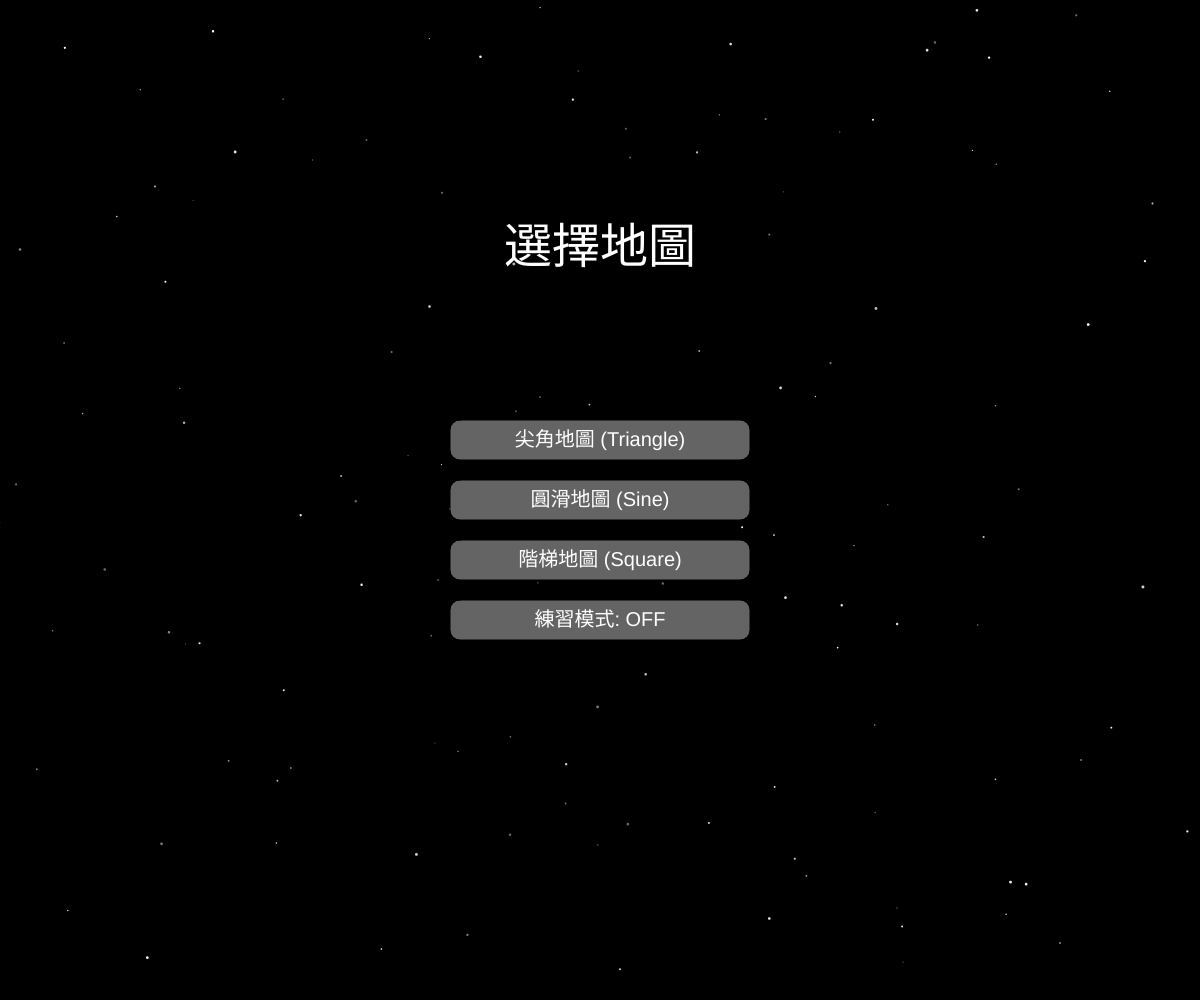
Frame 1 (no input)
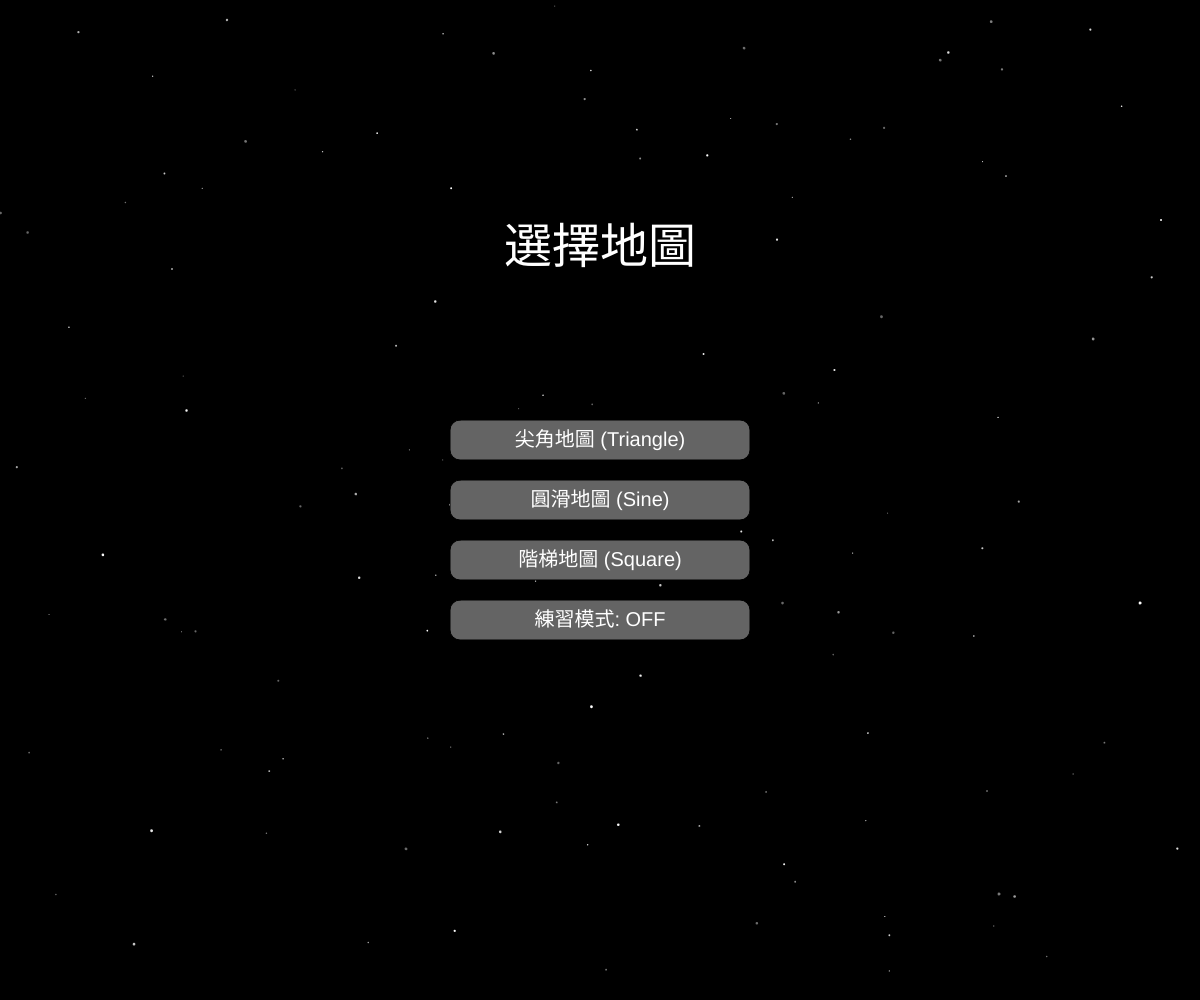
Frame 60 (no input)
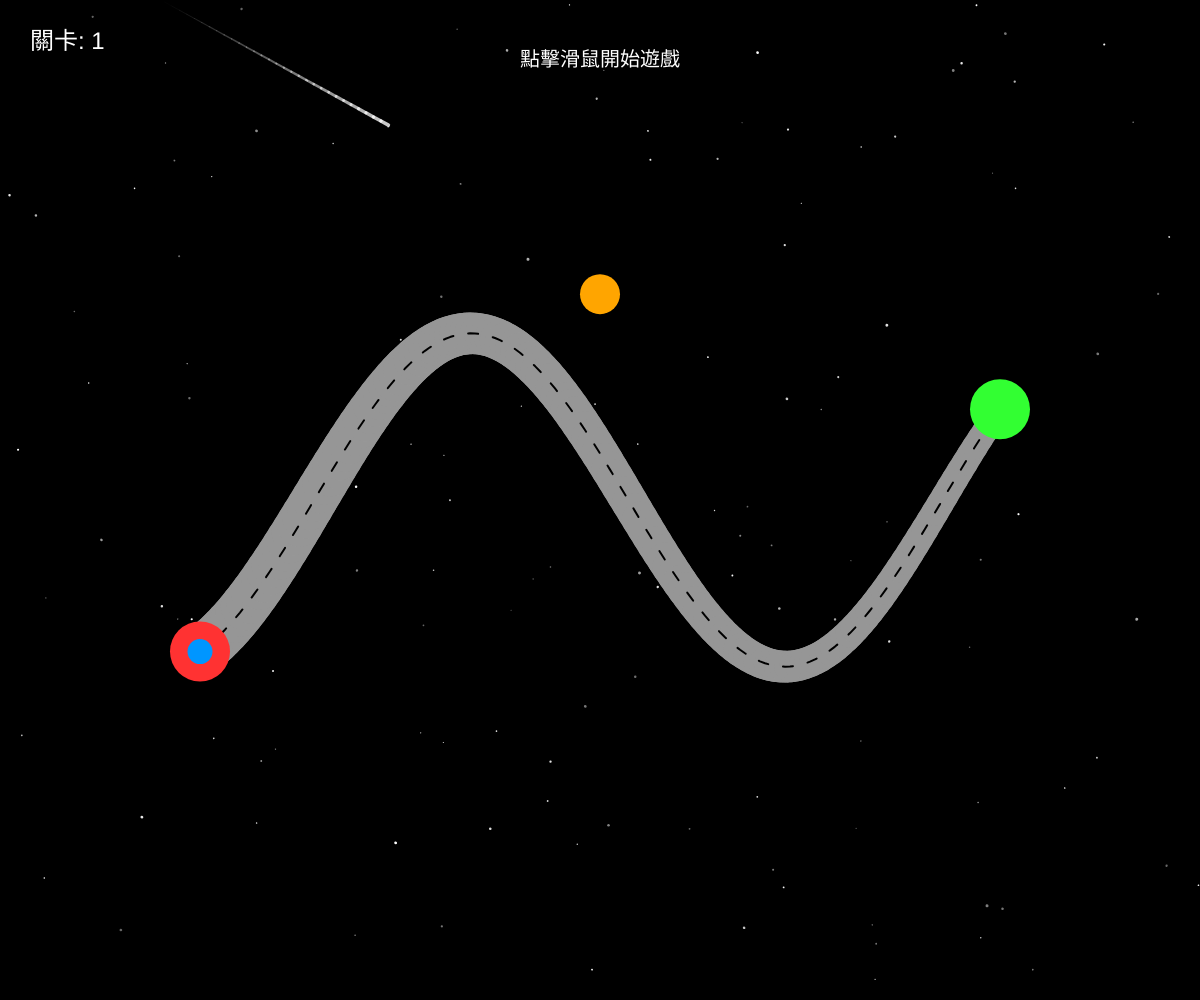
Frame 120 (the mouse pressed at the canvas centre since frame 60)

The p5.js sketch that drew these frames (run headless with seeded random() and noise() and a simulated clock; from frame 60 on, the mouse is pressed at the canvas centre):

// p5.js sketch
// ── sketch.js
let isGameOver = false;
let isGameWin = false;
let gameStarted = false;
let showMenu = true; // 新增：是否顯示地圖選單
let mapType = 0;    // 新增：0: 尖角波, 1: 圓滑波, 2: 階梯波
let practiceMode = false; // 新增：練習模式開關
let level = 1; // 新增：紀錄當前關卡
let startTime = 0;
let elapsedTime = 0;
let isCurrentlyColliding = false; // 新增：記錄當前是否處於碰撞狀態
let collisionMarkers = []; // 新增：記錄練習模式下的出界點標記
let confetti = []; // 新增：彩帶特效粒子
let stars = []; // 新增：星空粒子
let meteor = null; // 新增：流星粒子

function setup() {
  createCanvas(windowWidth, windowHeight); // 設定為全螢幕
  initStars(); // 初始化星空
}

function windowResized() {
  resizeCanvas(windowWidth, windowHeight); 
  initStars(); // 視窗縮放時重新生成星星
}

function draw() {
  background(0); // 背景設為黑色
  drawStars();   // 繪製星空背景
  drawMeteor();  // 繪製流星特效

  if (showMenu) {
    drawMenu();
    return;
  }

  let startX = width / 6; // 從 1/6 寬度處開始
  let endX = 5 * width / 6; // 到 5/6 寬度處結束，總長佔 2/3
  let waveAmplitude = height / 6; // 震幅設定為高度的 1/6
  let waveFrequency = 0.01 + (level - 1) * 0.003; // 修改：頻率隨關卡增加
  let startWidth = 50; // 起點軌道寬度
  let endWidth = 25;   // 終點軌道寬度 (不小於藍點直徑)
  let obstacleSize = 40; // 障礙物大小
  let obsY = height / 2 + sin(frameCount * 0.04) * (waveAmplitude + 40); // 障礙物垂直移動邏輯

  // 計算起點與終點的 Y 座標
  let startY = getWaveY(startX, waveFrequency, waveAmplitude);
  let endY = getWaveY(endX, waveFrequency, waveAmplitude);
  let dotSize = 60;

  if (isGameOver) {
    showGameOver();
    return;
  }

  if (isGameWin) {
    showGameWin();
    return;
  }

  // --- 遊戲邏輯：碰撞偵測 ---
  checkCollision(startX, endX, startY, endY, waveFrequency, waveAmplitude, startWidth, endWidth, dotSize, obsY, obstacleSize);

  // 提示玩家從紅點開始
  if (!gameStarted) {
    fill(255);
    textAlign(CENTER);
    textSize(20);
    text("點擊滑鼠開始遊戲", width / 2, 50);
  }

  // --- 繪製灰色軌道 ---
  noFill();
  stroke(150); // 灰色
  strokeCap(ROUND);
  strokeJoin(ROUND);

  for (let x = startX; x <= endX; x += 5) {
    let currentW = map(x, startX, endX, startWidth, endWidth);
    strokeWeight(currentW);
    let y1 = getWaveY(x, waveFrequency, waveAmplitude);
    let y2 = getWaveY(x + 5, waveFrequency, waveAmplitude);
    if (x + 5 <= endX) line(x, y1, x + 5, y2);
  }

  // --- 繪製軌道中間的黑色虛線 ---
  stroke(0); // 黑色
  strokeWeight(2); // 虛線粗細
  drawingContext.setLineDash([10, 15]); // 設定虛線樣式 [實線長度, 間隔長度]
  
  beginShape();
  for (let x = startX; x <= endX; x += 5) {
    let y = getWaveY(x, waveFrequency, waveAmplitude);
    vertex(x, y);
  }
  endShape();
  drawingContext.setLineDash([]); // 重設虛線，避免影響其他繪圖元件

  // --- 繪製移動障礙物 ---
  fill(255, 165, 0); // 橙色
  noStroke();
  circle(width / 2, obsY, obstacleSize);

  // --- 繪製起點與終點 ---
  noStroke();
  fill(255, 50, 50); // 紅色起點
  circle(startX, startY, dotSize);

  fill(50, 255, 50); // 綠色終點
  circle(endX, endY, dotSize);

  // --- 繪製練習模式的出界標記 (紅色的 X) ---
  if (practiceMode && collisionMarkers.length > 0) {
    push();
    stroke(255, 0, 0);
    strokeWeight(2);
    for (let m of collisionMarkers) {
      line(m.x - 5, m.y - 5, m.x + 5, m.y + 5);
      line(m.x + 5, m.y - 5, m.x - 5, m.y + 5);
    }
    pop();
  }

  // --- 繪製玩家（藍色小球） ---
  let playerX = gameStarted ? mouseX : startX;
  let playerY = gameStarted ? mouseY : startY;
  
  // 設定玩家外觀
  let playerAlpha = practiceMode ? 150 : 255; // 練習模式半透明 (150)
  if (practiceMode && isCurrentlyColliding) {
    // 練習模式且處於危險區：慢慢閃爍 (利用 sin 函數在 50~250 之間震盪)
    playerAlpha = 150 + sin(frameCount * 0.15) * 100;
    fill(255, 100, 100, playerAlpha); // 閃爍時帶一點紅光提醒
  } else {
    fill(0, 150, 255, playerAlpha);
  }
  noStroke();
  circle(playerX, playerY, 25);

  // --- 繪製關卡資訊 ---
  fill(255);
  noStroke();
  textSize(24);
  textAlign(LEFT, TOP);
  text("關卡: " + level, 30, 30);

  // --- 繪製即時計時器 ---
  if (gameStarted) {
    fill(255);
    noStroke();
    textSize(24);
    textAlign(RIGHT, TOP);
    text("時間: " + ((millis() - startTime) / 1000).toFixed(2) + " 秒", width - 30, 30);
  }
}

// 新增：繪製地圖選擇選單
function drawMenu() {
  push();
  fill(255);
  textAlign(CENTER, CENTER);
  textSize(48);
  text("選擇地圖", width / 2, height / 4);
  pop();

  drawButton(width / 2, height / 2 - 60, "尖角地圖 (Triangle)");
  drawButton(width / 2, height / 2, "圓滑地圖 (Sine)");
  drawButton(width / 2, height / 2 + 60, "階梯地圖 (Square)");
  
  drawButton(width / 2, height / 2 + 120, "練習模式: " + (practiceMode ? "ON" : "OFF"));
}

// 新增：按鈕繪製小工具
function drawButton(x, y, label) {
  push();
  fill(100);
  rectMode(CENTER);
  rect(x, y, 300, 40, 10);
  fill(255);
  noStroke();
  textSize(20);
  textAlign(CENTER, CENTER);
  text(label, x, y);
  pop();
}

// 修改：計算不同波形的 Y 座標
function getWaveY(x, freq, amp) {
  let p = (x * freq) % TWO_PI;
  let out;
  if (mapType === 0) { // 尖角波
    if (p < PI / 2) out = map(p, 0, PI / 2, 0, 1);
    else if (p < 3 * PI / 2) out = map(p, PI / 2, 3 * PI / 2, 1, -1);
    else out = map(p, 3 * PI / 2, TWO_PI, -1, 0);
  } else if (mapType === 1) { // 圓滑波 (新增)
    out = sin(p);
  } else { // 階梯波 (新增)
    out = (p < PI) ? 1 : -1;
  }
  return height / 2 + out * amp;
}

function checkCollision(startX, endX, startY, endY, freq, amp, sw, ew, ds, obsY, obsSize) {
  if (gameStarted) {
    let dToStart = dist(mouseX, mouseY, startX, startY);
    let dToEnd = dist(mouseX, mouseY, endX, endY);

    // 檢查是否到達終點 (勝利)
    if (dToEnd < ds / 2) {
      isGameWin = true;
      elapsedTime = (millis() - startTime) / 1000; // 計算總花費秒數
      initConfetti(); // 初始化彩帶
      gameStarted = false;
      return;
    }

    let isSafe = false;
    let playerRadius = 12.5; // 藍點直徑 25，半徑 12.5

    // 1. 檢查是否在起點或終點圓圈內 (保留一點緩衝)
    if (dToStart < ds / 2 - 2 || dToEnd < ds / 2 - 2) {
      isSafe = true;
    }

    // 2. 檢查是否在軌道段落內
    if (!isSafe && mouseX >= startX - 20 && mouseX <= endX + 20) {
      let xStep = 5;
      // 掃描滑鼠附近的線段，解決階梯圖垂直牆問題
      for (let x = startX; x < endX; x += xStep) {
        // 效能優化：只檢查滑鼠橫向距離 40 像素內的線段
        if (abs(x - mouseX) > 40) continue; 

        let x2 = Math.min(x + xStep, endX);
        let y1 = getWaveY(x, freq, amp);
        let y2 = getWaveY(x2, freq, amp);
        
        let currentTrackWidth = map(x, startX, endX, sw, ew);
        let distance = distToSegment(mouseX, mouseY, x, y1, x2, y2);

        // 核心邏輯：滑鼠距離 + 藍點半徑 必須小於等於 軌道半徑
        if (distance + playerRadius <= currentTrackWidth / 2 + 1) {
          isSafe = true;
          break;
        }
      }
    }

    // 3. 檢查是否碰到移動障礙物
    let dToObs = dist(mouseX, mouseY, width / 2, obsY);
    if (dToObs < (playerRadius + obsSize / 2)) {
      isSafe = false; // 碰到障礙物強制不安全
    }

    isCurrentlyColliding = !isSafe; // 更新當前碰撞狀態

    // 練習模式下，如果發生碰撞，記錄出界點位置
    if (practiceMode && isCurrentlyColliding && frameCount % 3 === 0) {
      collisionMarkers.push({ x: mouseX, y: mouseY });
    }

    if (isCurrentlyColliding && !practiceMode) {
      isGameOver = true;
    }
  }
}

// 新增：初始化彩帶粒子
function initConfetti() {
  confetti = [];
  for (let i = 0; i < 150; i++) {
    confetti.push({
      x: random(width),
      y: random(-height, 0),
      w: random(4, 10),
      h: random(10, 25),
      color: color(random(255), random(255), random(255)),
      vx: random(-2, 2),
      vy: random(2, 6),
      r: random(TWO_PI),
      rv: random(0.02, 0.12)
    });
  }
}

// 新增：更新並繪製彩帶
function updateAndDrawConfetti() {
  push();
  noStroke();
  rectMode(CENTER);
  for (let p of confetti) {
    p.x += p.vx;
    p.y += p.vy;
    p.r += p.rv;
    if (p.y > height) p.y = -20; // 掉到底部後從上方重新落下
    fill(p.color);
    push();
    translate(p.x, p.y);
    rotate(p.r);
    rect(0, 0, p.w, p.h);
    pop();
  }
  pop();
}

// 新增：繪製流星
function drawMeteor() {
  if (!meteor) {
    // 低機率隨機產生一顆流星
    if (random(1) < 0.01) {
      meteor = {
        x: random(-100, width * 0.5),
        y: random(-100, height * 0.2),
        vx: random(2, 4), // 控制飄過的速度
        vy: random(1, 2.5),
        size: random(2, 4),
        len: random(15, 30) // 尾巴長度係數
      };
    }
    return;
  }

  push();
  // 繪製流星尾跡 (由多段線段組成，寬度與透明度遞減)
  for (let i = 0; i < meteor.len; i++) {
    let alpha = map(i, 0, meteor.len, 200, 0);
    stroke(255, 255, 255, alpha);
    strokeWeight(map(i, 0, meteor.len, meteor.size, 0.5));
    line(meteor.x - i * meteor.vx * 2, meteor.y - i * meteor.vy * 2, 
         meteor.x - (i + 1) * meteor.vx * 2, meteor.y - (i + 1) * meteor.vy * 2);
  }
  pop();

  // 更新流星位置
  meteor.x += meteor.vx;
  meteor.y += meteor.vy;

  // 超出螢幕範圍後重置
  if (meteor.x > width + 200 || meteor.y > height + 200) {
    meteor = null;
  }
}

// 新增：計算點到線段的最短距離函數
function distToSegment(px, py, x1, y1, x2, y2) {
  let l2 = Math.pow(x2 - x1, 2) + Math.pow(y2 - y1, 2);
  if (l2 === 0) return dist(px, py, x1, y1);
  // 計算投射比例 t
  let t = ((px - x1) * (x2 - x1) + (py - y1) * (y2 - y1)) / l2;
  t = constrain(t, 0, 1);
  return dist(px, py, x1 + t * (x2 - x1), y1 + t * (y2 - y1));
}

function showGameOver() {
  fill(255, 0, 0);
  textSize(64);
  textAlign(CENTER, CENTER);
  text("GAME OVER", width / 2, height / 2);
  
  textSize(24);
  fill(255);
  text("點擊畫面重新開始", width / 2, height / 2 + 60);
}

function showGameWin() {
  updateAndDrawConfetti(); // 顯示彩帶動畫

  fill(50, 255, 50);
  textSize(64);
  textAlign(CENTER, CENTER);
  text("YOU WIN!", width / 2, height / 2);
  
  textSize(32);
  fill(255, 255, 0); // 黃色顯示時間
  text("完成時間: " + elapsedTime.toFixed(2) + " 秒", width / 2, height / 2 + 70);

  textSize(24);
  fill(255);
  text("點擊畫面再玩一次", width / 2, height / 2 + 120);
}

function mousePressed() {
  if (showMenu) {
    // 選單點擊偵測
    if (mouseX > width / 2 - 150 && mouseX < width / 2 + 150) {
      if (mouseY > height / 2 - 80 && mouseY < height / 2 - 40) { mapType = 0; showMenu = false; }
      else if (mouseY > height / 2 - 20 && mouseY < height / 2 + 20) { mapType = 1; showMenu = false; }
      else if (mouseY > height / 2 + 40 && mouseY < height / 2 + 80) { mapType = 2; showMenu = false; }
      else if (mouseY > height / 2 + 100 && mouseY < height / 2 + 140) { practiceMode = !practiceMode; }
    }
  } else if (isGameOver || isGameWin) {
    if (isGameOver) {
      level = 1; // 失敗後重置
    } else {
      level++; // 勝利後關卡難度增加
    }
    isGameOver = false;
    isGameWin = false;
    gameStarted = false;
    confetti = []; // 清空彩帶
    collisionMarkers = []; // 返回選單時清空標記
    showMenu = true; // 返回選單自由選擇
  } else if (!gameStarted) {
    gameStarted = true;
    collisionMarkers = []; // 開始新遊戲時清空標記
    startTime = millis(); // 記錄開始時間
  }
}

// 新增：初始化星空背景
function initStars() {
  stars = [];
  // 計算畫布對角線長度，確保旋轉時角落不會空掉
  let diagonal = sqrt(width * width + height * height);
  let starCount = (width * height) / 4000; 
  for (let i = 0; i < starCount; i++) {
    stars.push({
      x: random(-diagonal / 2, diagonal / 2),
      y: random(-diagonal / 2, diagonal / 2),
      size: random(1, 3),
      blinkSpeed: random(0.02, 0.05),
      offset: random(TWO_PI)
    });
  }
}

// 新增：繪製閃爍的星空
function drawStars() {
  push();
  translate(width / 2, height / 2); // 將座標原點移至畫面中心
  rotate(frameCount * 0.0005);     // 隨時間緩緩旋轉
  noStroke();
  for (let s of stars) {
    // 利用 sin 函數讓星星產生閃爍效果
    let alpha = map(sin(frameCount * s.blinkSpeed + s.offset), -1, 1, 100, 255);
    fill(255, alpha);
    circle(s.x, s.y, s.size);
  }
  pop();
}
